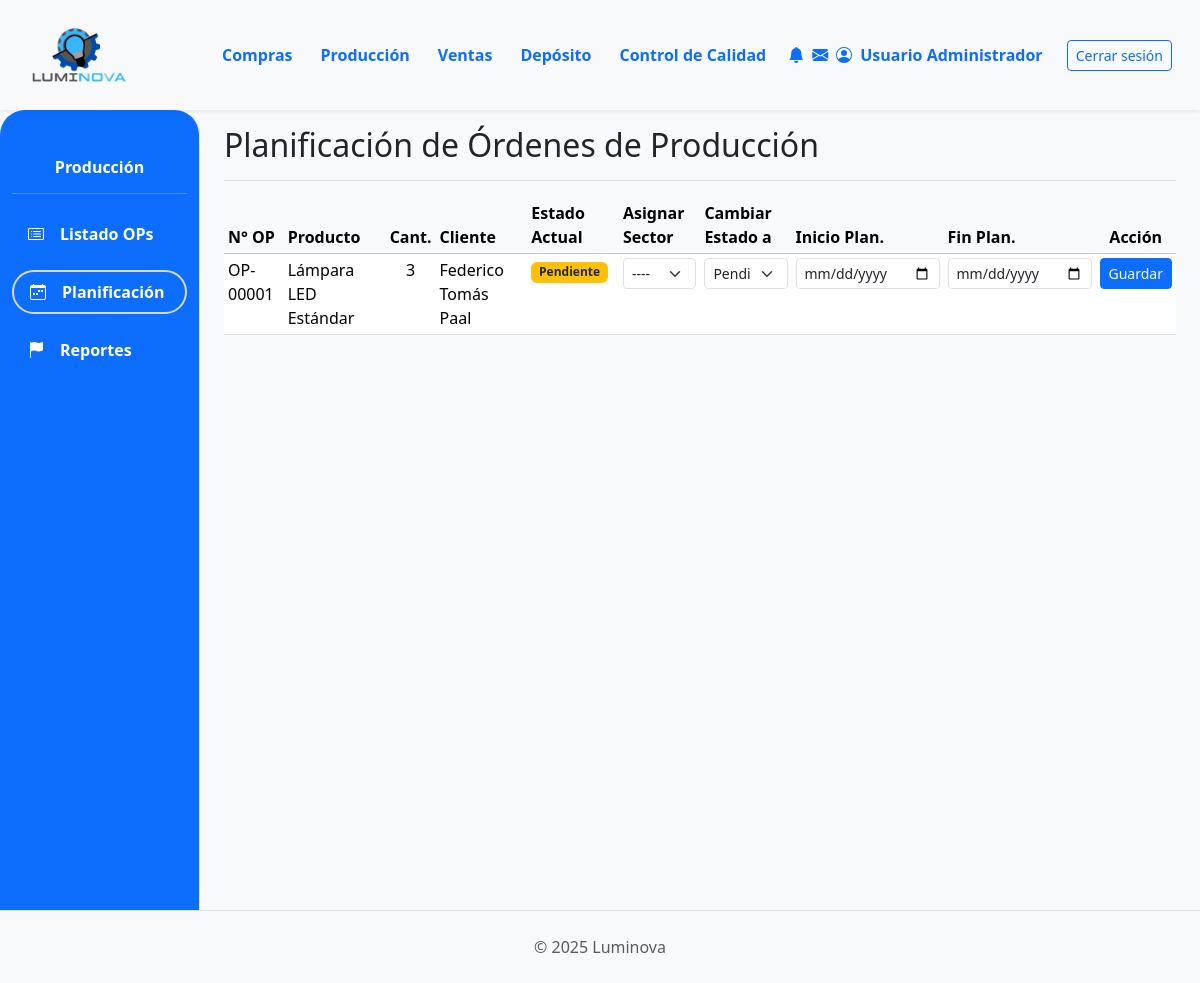
The page /produccion/planificacion/ (signed in) on the database as committed earlier.
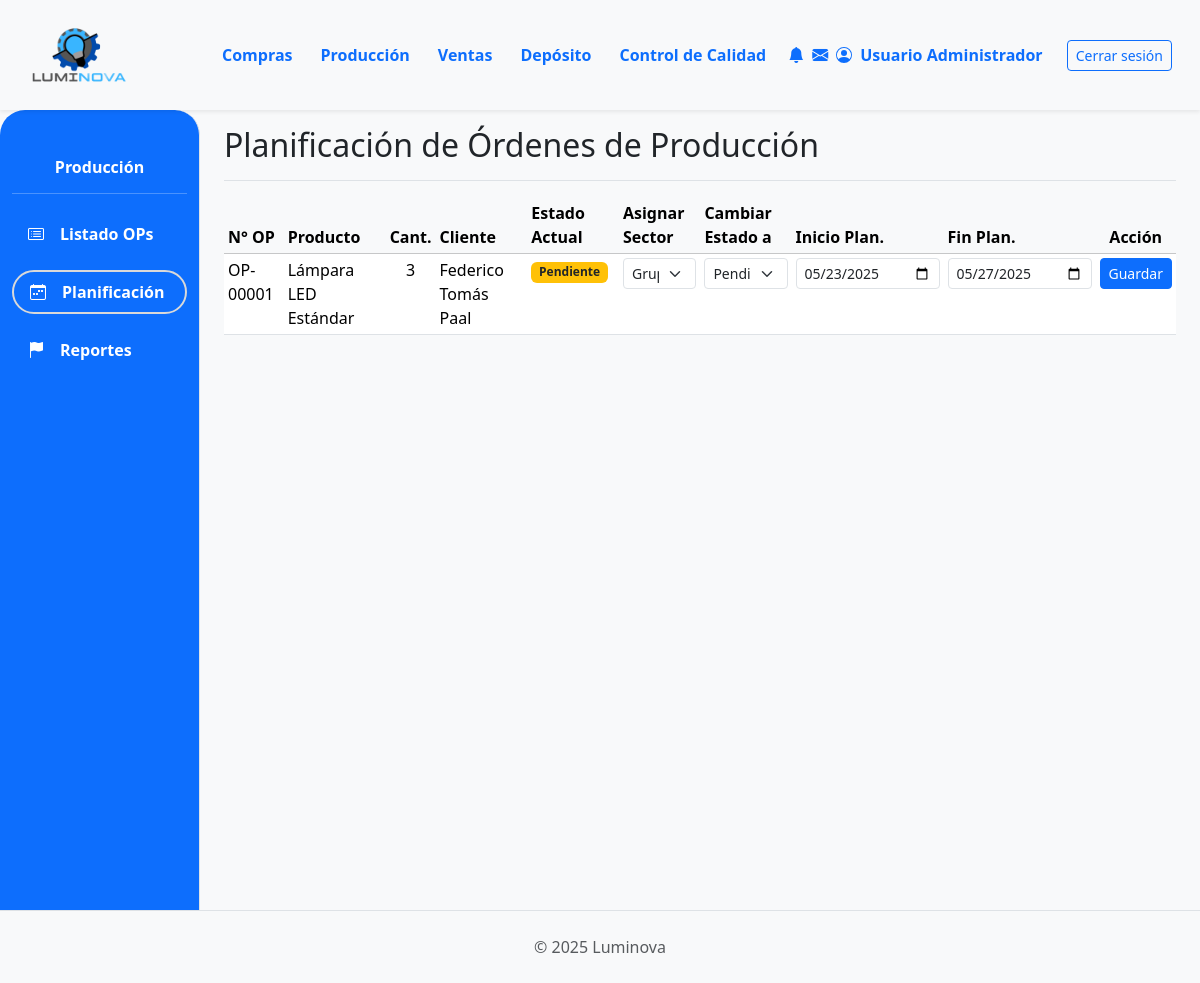
The same page on the database as committed later.
### App_LUMINOVA/models.py (models this page shows, shortened)
class OrdenProduccion(models.Model):
    numero_op = models.CharField(max_length=20, unique=True, verbose_name="N° Orden de Producción") # Cambiado de numero_orden
    orden_venta_origen = models.ForeignKey(OrdenVenta, on_delete=models.SET_NULL, null=True, blank=True, related_name='ops_generadas')
    producto_a_producir = models.ForeignKey(ProductoTerminado, on_delete=models.PROTECT, related_name="ordenes_produccion") # Cambiado related_name
    cantidad_a_producir = models.PositiveIntegerField() # Cambiado de cantidad_prod
    estado_op = models.ForeignKey(EstadoOrden, on_delete=models.SET_NULL, null=True, blank=True, related_name='ops_estado') # Cambiado related_name
    fecha_solicitud = models.DateTimeField(default=timezone.now) # Añadido
    fecha_inicio_planificada = models.DateField(null=True, blank=True) # Cambiado de fecha_inicio
    fecha_fin_planificada = models.DateField(null=True, blank=True) # Añadido
    sector_asignado_op = models.ForeignKey(SectorAsignado, on_delete=models.SET_NULL, null=True, blank=True, related_name='ops_sector') # Cambiado related_name
    notas = models.TextField(null=True, blank=True, verbose_name='Notas') # Añadido

class ProductoTerminado(models.Model):
    descripcion = models.CharField(max_length=255) # Aumentado max_length
    categoria = models.ForeignKey(CategoriaProductoTerminado, on_delete=models.PROTECT, related_name='productos_terminados')
    precio_unitario = models.DecimalField(max_digits=10, decimal_places=2, default=0.00)
    stock = models.IntegerField(default=0)
    modelo = models.CharField(max_length=50, blank=True, null=True)
    potencia = models.IntegerField(blank=True, null=True)
    acabado = models.CharField(max_length=50, blank=True, null=True)
    color_luz = models.CharField(max_length=50, blank=True, null=True)
    material = models.CharField(max_length=50, blank=True, null=True)
    imagen = models.ImageField(null=True, blank=True, upload_to='productos_terminados/')

class OrdenVenta(models.Model): # NUEVO: Específico para Ventas
    ESTADO_CHOICES = [
        ('PENDIENTE', 'Pendiente Confirmación'),
        ('CONFIRMADA', 'Confirmada (Esperando Producción)'),
        ('PRODUCCION_INICIADA', 'Producción Iniciada'), # NUEVO
        ('PRODUCCION_PARCIAL', 'Producción Parcial'), # Opcional
        ('PRODUCCION_CON_PROBLEMAS', 'Producción con Problemas'), # NUEVO
        ('LISTA_ENTREGA', 'Lista para Entrega'),
        ('COMPLETADA', 'Completada/Entregada'),
        ('CANCELADA', 'Cancelada'),
    ]
    numero_ov = models.CharField(max_length=20, unique=True, verbose_name="N° Orden de Venta")
    cliente = models.ForeignKey(Cliente, on_delete=models.PROTECT, related_name="ordenes_venta")
    fecha_creacion = models.DateTimeField(default=timezone.now)
    estado = models.CharField(max_length=50, choices=ESTADO_CHOICES, default='PENDIENTE')
    total_ov = models.DecimalField(max_digits=12, decimal_places=2, default=0.00, verbose_name="Total OV")
    notas = models.TextField(blank=True, null=True)

class Cliente(models.Model):
    nombre = models.CharField(max_length=150, unique=True) # Aumentado max_length
    direccion = models.TextField(blank=True)
    telefono = models.CharField(max_length=25, blank=True) # Aumentado max_length
    email = models.EmailField(unique=True, null=True, blank=True)

class EstadoOrden(models.Model): # Renombrar a EstadoOrdenProduccion o similar si es solo para OP
    nombre = models.CharField(max_length=50, unique=True) # Ej: Pendiente, En Proceso, Terminado

class SectorAsignado(models.Model): # También, si es para OP, `SectorProduccion` sería más claro.
    nombre = models.CharField(max_length=50, unique=True) # Ej: Grupo A, Taller Principal

### App_LUMINOVA/views.py (the view, shortened to what this page needs)
# urls.py: path('produccion/planificacion/', planificacion_produccion_view, name='planificacion_produccion'),
@login_required
def planificacion_produccion_view(request):
    estado_pendiente = EstadoOrden.objects.filter(nombre__iexact='Pendiente').first()
    ops_para_planificar = []
    if estado_pendiente:
        ops_para_planificar = OrdenProduccion.objects.filter(
            estado_op=estado_pendiente
        ).select_related('producto_a_producir', 'orden_venta_origen__cliente').order_by('fecha_solicitud')
    sectores = SectorAsignado.objects.all().order_by('nombre')
    estados_siguientes = EstadoOrden.objects.filter(nombre__in=['En Proceso', 'Pendiente']).order_by('nombre')
    context = {
        'ops_para_planificar_list': ops_para_planificar,
        'sectores_list': sectores,
        'estados_op_list': estados_siguientes,
        'titulo_seccion': 'Planificación de Órdenes de Producción',
    }
    return render(request, 'produccion/planificacion.html', context)

### App_LUMINOVA/templates/produccion/planificacion.html (shortened to what this page needs)
{% extends 'padre.html' %}
{% load static %}
{% load django_bootstrap5 %}
{% block sidebar_content %}
    {% include 'produccion/produccion_sidebar.html' %}
{% endblock %}
{% block content %}
<div class="d-flex justify-content-between flex-wrap flex-md-nowrap align-items-center pt-3 pb-2 mb-3 border-bottom">
    <h1 class="h2">{{ titulo_seccion }}</h1>
</div>
{% if ops_para_planificar_list %}
<form method="post">
    <div class="table-responsive">
        <table class="table table-sm table-hover">
            <thead class="table-light">
                <tr>
                    <th>N° OP</th>
                    <th>Producto</th>
                    <th class="text-center">Cant.</th>
                    <th>Cliente</th>
                    <th>Estado Actual</th>
                    <th>Asignar Sector</th>
                    <th>Cambiar Estado a</th>
                    <th>Inicio Plan.</th>
                    <th>Fin Plan.</th>
                    <th class="text-center">Acción</th>
                </tr>
            </thead>
            <tbody>
                {% for op in ops_para_planificar_list %}
                <tr>
                    <td>{{ op.numero_op }}</td>
                    <td>{{ op.producto_a_producir.descripcion|truncatechars:25 }}</td>
                    <td class="text-center">{{ op.cantidad_a_producir }}</td>
                    <td>{{ op.orden_venta_origen.cliente.nombre|default_if_none:"N/A" }}</td>
                    <td><span class="badge bg-warning text-dark">{{ op.estado_op.nombre|default:"Pendiente" }}</span></td>
                    <form method="post" action="{% url 'App_LUMINOVA:planificacion_produccion' %}">
                        <td>
                            <select name="sector_asignado_op_{{ op.id }}" class="form-select form-select-sm">
                                <option value="">----</option>
                                {% for sector in sectores_list %}
                                <option value="{{ sector.id }}" {% if op.sector_asignado_op == sector %}selected{% endif %}>
                                    {{ sector.nombre }}
                                </option>
                                {% endfor %}
                            </select>
                        </td>
                        <td>
                            <select name="estado_op_{{ op.id }}" class="form-select form-select-sm">
                                {% for estado in estados_op_list %}
                                <option value="{{ estado.id }}" {% if op.estado_op == estado %}selected{% endif %}>
                                    {{ estado.nombre }}
                                </option>
                                {% endfor %}
                            </select>
                        </td>
                        <td>
                            <input type="date" name="fecha_inicio_planificada_{{ op.id }}" value="{{ op.fecha_inicio_planificada|date:'Y-m-d'|default:'' }}" class="form-control form-control-sm">
                        </td>
                        <td>
                            <input type="date" name="fecha_fin_planificada_{{ op.id }}" value="{{ op.fecha_fin_planificada|date:'Y-m-d'|default:'' }}" class="form-control form-control-sm">
                        </td>
                        <td class="text-center">
                            <button type="submit" class="btn btn-primary btn-sm">Guardar</button>
                        </td>
                    </form>
                </tr>
                {% endfor %}
            </tbody>
        </table>
    </div>
</form>
{% else %}
<div class="alert alert-info mt-3">No hay órdenes de producción pendientes de planificación.</div>
{% endif %}
{% endblock %}

Rows that differ between the two databases and show on the page:
changed OrdenProduccion "OP-00001": sector_asignado_op+id "----" → "Grupo A"; fecha_inicio_planificada (not shown) → "05/23/2025"; fecha_fin_planificada (not shown) → "05/27/2025"
